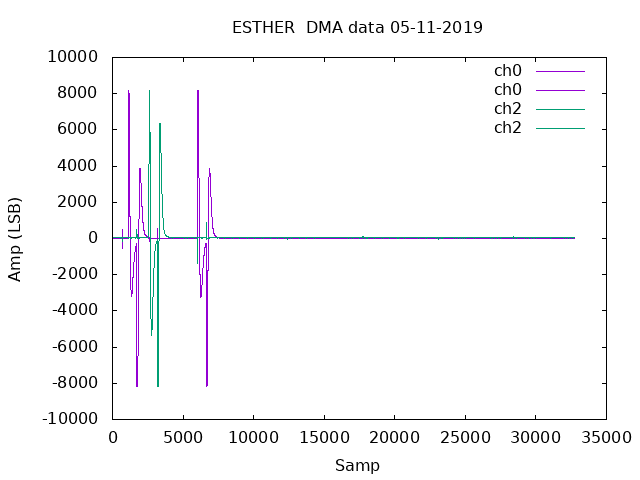

Here is the gnuplot script that generated this plot:
#!/usr/bin/env gnuplot
#
#
clear
# set term png
set term png enhanced font '/usr/share/fonts/liberation/LiberationSans-Regular.ttf' 12
set output 'dataDMA.png'

#set xlabel 'Time (s)'
set xlabel 'Samp'
#set xlabel 'mSec'
#set ylabel 'Amp (V)'
set ylabel 'Amp (LSB)'
set title 'ESTHER  DMA data 05-11-2019'

dfile='dataDMA.bin'

sampl_freq =  125.0e6
sampl_per = 1.0 / sampl_freq
scaleY= 1.0
#scaleY= 0.0001729
plot_dec =7
# 200
firstl = 1
endl = 1e6

#

#plot dfile binary format='%32int32' every plot_dec::firstl:0:endl  using ($0*1):(($1)*scaleY+1e3) with lines lt 1 lw 1  title 'ch0', \
#     dfile binary format='%32int32' every plot_dec::firstl:0:endl  using ($0*1):(($2)*scaleY+2e3) with lines lt 2 lw 1  title 'ch1', \
#     dfile binary format='%32int32' every plot_dec::firstl:0:endl  using ($0*1):(($3)*scaleY) with lines lt 3 lw 1  title 'Ch2', \
#     dfile binary format='%32int32' every plot_dec::firstl:0:endl  using ($0*1):(($4)*scaleY) with lines lt 4 lw 1  title 'Ch3', \

#plot dfile binary format='%32int32' every plot_dec::firstl:0:endl  using ($0*1):(($5)*scaleY) with lines lt 5 lw 1  title 'Ch4', \
#     dfile binary format='%32int32' every plot_dec::firstl:0:endl  using ($0*1):(($6)*scaleY) with lines lt 6 lw 1  title 'Ch5', \
#     dfile binary format='%32int32' every plot_dec::firstl:0:endl  using ($0*1):(($7)*scaleY) with lines lt 7 lw 1  title 'Ch6'
#     #dfile binary format='%32int32' every plot_dec::firstl:0:endl  using ($0*1):(($8)*scaleY) with lines lt 8 lw 1  title 'Ch7', \
#     #dfile binary format='%32int32' every plot_dec::firstl:0:endl  using ($0*1):(($9)*scaleY) with lines lt 1 lw 2  title 'Ch8', \
#     #dfile binary format='%32int32' every plot_dec::firstl:0:endl  using ($0*1):(($10)*scaleY) with lines lt 2 lw 2  title 'Ch9', \

#plot dfile binary format='%32int32' every plot_dec::firstl:0:endl  using ($0*1):(($11)*scaleY) with lines lt 3 lw 2  title 'Ch10', \

plot dfile binary format='%4int16' every plot_dec::firstl:0:endl  using ($0*1):(($1)*scaleY) with lines lt 1 lw 1  title 'ch0', \
     dfile binary format='%4int16' every plot_dec::firstl:0:endl  using ($0*1):(($2)*scaleY) with lines lt 1 lw 1  title 'ch0', \
     dfile binary format='%4int16' every plot_dec::firstl:0:endl  using ($0*1):(($3)*scaleY) with lines lt 2 lw 1  title 'ch2', \
     dfile binary format='%4int16' every plot_dec::firstl:0:endl  using ($0*1):(($3)*scaleY) with lines lt 2 lw 1  title 'ch2'

#set term x11
set term wxt
replot
pause -1 "Hit return to continue"
